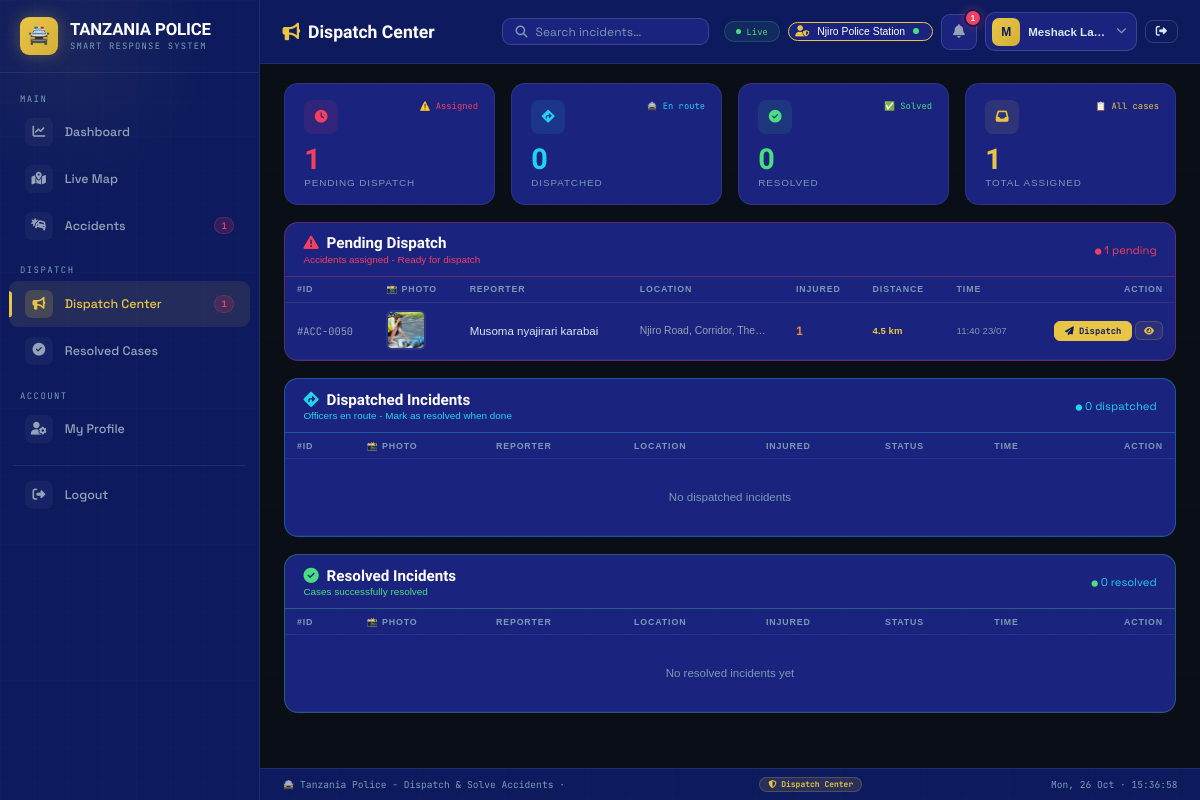
Screenshot of /police/dispatch.php (signed in) with the database file from the repository.
### tables this page shows
CREATE TABLE `users` (
  `id` int(11) NOT NULL,
  `full_name` varchar(100) DEFAULT NULL,
  `phone` varchar(20) DEFAULT NULL,
  `email` varchar(100) DEFAULT NULL,
  `password` varchar(255) DEFAULT NULL,
  `role` enum('admin','police','hospital','citizen') DEFAULT 'citizen',
  `police_station_id` int(11) DEFAULT NULL,
  `hospital_station_id` int(11) DEFAULT NULL,
  `approval_status` enum('pending','approved','rejected') DEFAULT 'pending',
  `created_at` timestamp NOT NULL DEFAULT current_timestamp()
);

CREATE TABLE `police_stations` (
  `id` int(11) NOT NULL,
  `name` varchar(100) NOT NULL,
  `location` varchar(200) DEFAULT NULL,
  `phone` varchar(20) DEFAULT NULL,
  `email` varchar(100) DEFAULT NULL,
  `region` varchar(100) DEFAULT NULL,
  `latitude` decimal(10,8) DEFAULT NULL,
  `longitude` decimal(11,8) DEFAULT NULL,
  `is_active` tinyint(1) DEFAULT 1,
  `created_at` timestamp NOT NULL DEFAULT current_timestamp(),
  `updated_at` timestamp NOT NULL DEFAULT current_timestamp() ON UPDATE current_timestamp()
);

CREATE TABLE `accidents` (
  `id` int(11) NOT NULL,
  `reporter_name` varchar(100) NOT NULL,
  `reporter_phone` varchar(20) NOT NULL,
  `reporter_email` varchar(100) DEFAULT NULL,
  `accident_type` varchar(100) NOT NULL,
  `injuries` int(11) DEFAULT 0,
  `hazards` text DEFAULT NULL,
  `description` text DEFAULT NULL,
  `photo_path` varchar(255) DEFAULT NULL,
  `images` text DEFAULT NULL,
  `latitude` decimal(10,8) NOT NULL,
  `longitude` decimal(11,8) NOT NULL,
  `location_description` text DEFAULT NULL,
  `old_status` enum('pending','assigned','dispatched','resolved','false_alarm') DEFAULT 'pending',
  `police_status` enum('pending','assigned','dispatched','arrived','resolved','false_alarm') DEFAULT 'pending',
  `hospital_status` enum('pending','assigned','preparing','ambulance_dispatched','patient_received','treated','closed') DEFAULT 'pending',
  `assigned_police_id` int(11) DEFAULT NULL,
  `assigned_hospital_id` int(11) DEFAULT NULL,
  `created_at` timestamp NOT NULL DEFAULT current_timestamp()
);

### police/dispatch.php (the view, shortened to what the rows shown need)
<?php
include __DIR__ . '/../connection.php';
function getAccidentImage($row) {
    if (!empty($row['images'])) {
        $images = json_decode($row['images'], true);
        if (is_array($images) && count($images) > 0) {
            return ltrim($images[0], '/');
        }
    }
    return null;
}
$police_id = $_SESSION['user_id'];
$user_query = $conn->query("
    SELECT u.*, ps.id as station_id, ps.name as station_name, ps.location,
           ps.latitude, ps.longitude, ps.phone as station_phone
    FROM users u
    LEFT JOIN police_stations ps ON u.police_station_id = ps.id
    WHERE u.id = $police_id
");
$user = $user_query->fetch_assoc();
$police_station_id = $user['station_id'] ?? null;
$station_name = $user['station_name'] ?? 'No Station Assigned';
$station_lat = $user['latitude'] ?? null;
$station_lng = $user['longitude'] ?? null;
$pending_accidents = $conn->query("
    SELECT
        a.*,
        ps.name as police_station_name,
        hs.name as hospital_station_name,
        a.police_status as status,
        CASE
            WHEN a.latitude IS NOT NULL AND a.longitude IS NOT NULL AND $station_lat IS NOT NULL
            THEN (6371 * acos(
                cos(radians($station_lat)) *
                cos(radians(a.latitude)) *
                cos(radians(a.longitude) - radians($station_lng)) +
                sin(radians($station_lat)) *
                sin(radians(a.latitude))
            ))
            ELSE NULL
        END AS distance_km
    FROM accidents a
    LEFT JOIN police_stations ps ON a.assigned_police_id = ps.id
    LEFT JOIN hospital_stations hs ON a.assigned_hospital_id = hs.id
    WHERE a.assigned_police_id = $police_station_id
    AND a.police_status = 'assigned'
    ORDER BY a.created_at ASC
");
?>
<!DOCTYPE html>
<html lang="en">
<head>
<link rel="stylesheet" href="https://cdnjs.cloudflare.com/ajax/libs/font-awesome/6.5.0/css/all.min.css"/>
</head>
<body>
<div class="shell">
<div class="main">
  <div class="topbar">
    <div class="tb-acts">
      <div class="station-badge">
        <i class="fas fa-user-shield"></i>
        <span class="station-name"><?= htmlspecialchars($station_name) ?></span>
        <span class="status-dot"></span>
      </div>
    </div>
  </div>
  <div class="content">
    <div class="panel" style="border-color:rgba(244,63,94,0.3);">
      <div class="tbl-wrap">
        <table>
          <thead>
            <tr>
              <th>#ID</th><th>📸 Photo</th><th>Reporter</th><th>Location</th>
              <th>Injured</th><th>Distance</th>
              <th>Time</th>
              <th style="text-align:right">Action</th>
            </tr>
          </thead>
          <tbody id="pendingTable">
          <?php if($pending_accidents && $pending_accidents->num_rows > 0):
            while($r = $pending_accidents->fetch_assoc()):
                $img_path = getAccidentImage($r);
                $has_img = $img_path && file_exists('../' . $img_path);
          ?>
          <tr>
            <td class="td-id">#ACC-<?= str_pad($r['id'],4,'0',STR_PAD_LEFT) ?></td>
            <td>
              <?php if($has_img): ?>
                <img src="../<?= htmlspecialchars($img_path) ?>"
                     alt="Scene"
                     class="thumbnail-img"
                     onclick="viewAccident(<?= $r['id'] ?>)"
                     onerror="this.style.display='none';this.parentElement.innerHTML='<span class=\'image-placeholder\'><i class=\'fas fa-image\'></i></span>'">
              <?php else: ?>
                <span class="image-placeholder"><i class="fas fa-image"></i></span>
              <?php endif; ?>
            </td>
            <td style="font-weight:500"><?= htmlspecialchars($r['reporter_name']?:'Anonymous') ?></td>
            <td class="td-loc" title="<?= htmlspecialchars($r['location_description']??'') ?>">
              <?= htmlspecialchars(substr($r['location_description']??'Unknown',0,30)) ?>
            </td>
            <td style="font-family:'JetBrains Mono',monospace;color:var(--amber);font-weight:700;"><?= intval($r['injuries']) ?></td>
            <td class="td-dist">
              <?php if($r['distance_km'] !== null): ?>
                <?= number_format($r['distance_km'], 1) ?> km
              <?php else: ?>
                —
              <?php endif; ?>
            </td>
            <td class="td-time"><?= date('H:i d/m',strtotime($r['created_at'])) ?></td>
            <td style="text-align:right;white-space:nowrap">
              <form method="POST" style="display:inline-block;" onsubmit="return confirm('Dispatch this accident?')">
                <button type="submit" name="dispatch" class="dispatch-btn">
                  <i class="fas fa-paper-plane"></i> Dispatch
                </button>
              </form>
              <button class="view-btn" onclick="viewAccident(<?= $r['id'] ?>)">
                <i class="fas fa-eye"></i>
              </button>
            </td>
          </tr>
          <?php endwhile; endif; ?>
          </tbody>
        </table>
      </div>
    </div>
    <div class="panel" style="margin-top:1.1rem;border-color:rgba(34,211,238,0.3);">
      <div class="tbl-wrap">
        <table>
          <thead>
            <tr>
              <th>#ID</th><th>📸 Photo</th><th>Reporter</th><th>Location</th>
              <th>Injured</th><th>Status</th>
              <th>Time</th>
              <th style="text-align:right">Action</th>
            </tr>
          </thead>
        </table>
      </div>
    </div>
    <div class="panel" style="margin-top:1.1rem;border-color:rgba(74,222,128,0.3);">
      <div class="tbl-wrap">
        <table>
          <thead>
            <tr>
              <th>#ID</th><th>📸 Photo</th><th>Reporter</th><th>Location</th>
              <th>Injured</th><th>Status</th>
              <th>Time</th>
              <th style="text-align:right">Action</th>
            </tr>
          </thead>
        </table>
      </div>
    </div>
  </div>
</div>
</div>
</body>
</html>

### rows the page displays
users: police_station.name "Njiro Police Station"
accidents: id "0050", reporter_name "Musoma nyajirari karabai", location_description "Njiro Road, Corridor, The…", injuries "1", distance_km "4.5", created_at "11:40 23/07"

### other values shown
$pending_count "1"
$admin_init "M"
$admin_name "Meshack La…"
$dispatched_count "0"
$resolved_count "0"
$stats['total_count'] "1"
